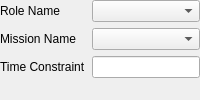
                <widget class="QWidget" name="page_ds_permission_details_2">
                 <layout class="QFormLayout" name="formLayout_ds_permission_2">
                  <property name="leftMargin">
                   <number>0</number>
                  </property>
                  <property name="topMargin">
                   <number>0</number>
                  </property>
                  <property name="rightMargin">
                   <number>0</number>
                  </property>
                  <property name="bottomMargin">
                   <number>0</number>
                  </property>
                  <item row="0" column="0">
                   <widget class="QLabel" name="label_ds_permission_role_2">
                    <property name="text">
                     <string>Role Name</string>
                    </property>
                   </widget>
                  </item>
                  <item row="0" column="1">
                   <widget class="QComboBox" name="comboBox_ds_permission_role_name"/>
                  </item>
                  <item row="1" column="0">
                   <widget class="QLabel" name="label_ds_permission_mission_2">
                    <property name="text">
                     <string>Mission Name</string>
                    </property>
                   </widget>
                  </item>
                  <item row="1" column="1">
                   <widget class="QComboBox" name="comboBox_ds_permission_mission_name"/>
                  </item>
                  <item row="2" column="0">
                   <widget class="QLabel" name="label_ds_permission_time_2">
                    <property name="text">
                     <string>Time Constraint</string>
                    </property>
                   </widget>
                  </item>
                  <item row="2" column="1">
                   <widget class="QLineEdit" name="lineEdit_ds_permission_time_constraint"/>
                  </item>
                 </layout>
                </widget>
